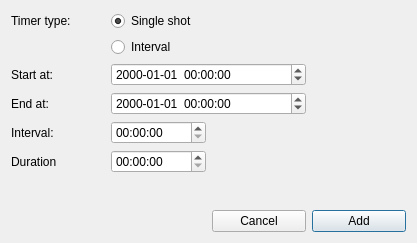
<?xml version="1.0" encoding="UTF-8"?>
<ui version="4.0">
 <class>NewRestDialog</class>
 <widget class="QDialog" name="NewRestDialog">
  <property name="geometry">
   <rect>
    <x>0</x>
    <y>0</y>
    <width>417</width>
    <height>243</height>
   </rect>
  </property>
  <property name="windowTitle">
   <string>Dialog</string>
  </property>
  <layout class="QGridLayout" name="gridLayout">
   <item row="7" column="3">
    <widget class="QPushButton" name="btnAdd">
     <property name="text">
      <string>Add</string>
     </property>
    </widget>
   </item>
   <item row="3" column="0">
    <widget class="QLabel" name="label_3">
     <property name="text">
      <string>End at:</string>
     </property>
    </widget>
   </item>
   <item row="0" column="1">
    <widget class="QRadioButton" name="radioSingleShot">
     <property name="text">
      <string>Single shot</string>
     </property>
     <property name="checked">
      <bool>true</bool>
     </property>
    </widget>
   </item>
   <item row="3" column="1" colspan="2">
    <widget class="QDateTimeEdit" name="editEnd">
     <property name="currentSection">
      <enum>QDateTimeEdit::YearSection</enum>
     </property>
     <property name="displayFormat">
      <string>yyyy-MM-dd  hh:mm:ss</string>
     </property>
    </widget>
   </item>
   <item row="5" column="1">
    <widget class="QTimeEdit" name="editDuration">
     <property name="currentSection">
      <enum>QDateTimeEdit::MinuteSection</enum>
     </property>
     <property name="displayFormat">
      <string>hh:mm:ss</string>
     </property>
    </widget>
   </item>
   <item row="4" column="1">
    <widget class="QTimeEdit" name="editInterval">
     <property name="currentSection">
      <enum>QDateTimeEdit::MinuteSection</enum>
     </property>
     <property name="displayFormat">
      <string>hh:mm:ss</string>
     </property>
    </widget>
   </item>
   <item row="4" column="0">
    <widget class="QLabel" name="label_4">
     <property name="text">
      <string>Interval:</string>
     </property>
    </widget>
   </item>
   <item row="2" column="0">
    <widget class="QLabel" name="label_2">
     <property name="text">
      <string>Start at:</string>
     </property>
    </widget>
   </item>
   <item row="7" column="2">
    <widget class="QPushButton" name="btnCancel">
     <property name="text">
      <string>Cancel</string>
     </property>
    </widget>
   </item>
   <item row="5" column="0">
    <widget class="QLabel" name="label_5">
     <property name="text">
      <string>Duration</string>
     </property>
    </widget>
   </item>
   <item row="0" column="0">
    <widget class="QLabel" name="label">
     <property name="text">
      <string>Timer type:</string>
     </property>
    </widget>
   </item>
   <item row="1" column="1">
    <widget class="QRadioButton" name="radioInterval">
     <property name="text">
      <string>Interval</string>
     </property>
    </widget>
   </item>
   <item row="2" column="1" colspan="2">
    <widget class="QDateTimeEdit" name="editStart">
     <property name="currentSection">
      <enum>QDateTimeEdit::YearSection</enum>
     </property>
     <property name="displayFormat">
      <string>yyyy-MM-dd  hh:mm:ss</string>
     </property>
    </widget>
   </item>
   <item row="6" column="2">
    <spacer name="verticalSpacer">
     <property name="orientation">
      <enum>Qt::Vertical</enum>
     </property>
     <property name="sizeHint" stdset="0">
      <size>
       <width>20</width>
       <height>40</height>
      </size>
     </property>
    </spacer>
   </item>
  </layout>
 </widget>
 <resources/>
 <connections>
  <connection>
   <sender>btnCancel</sender>
   <signal>clicked()</signal>
   <receiver>NewRestDialog</receiver>
   <slot>reject()</slot>
   <hints>
    <hint type="sourcelabel">
     <x>259</x>
     <y>220</y>
    </hint>
    <hint type="destinationlabel">
     <x>208</x>
     <y>121</y>
    </hint>
   </hints>
  </connection>
 </connections>
</ui>
